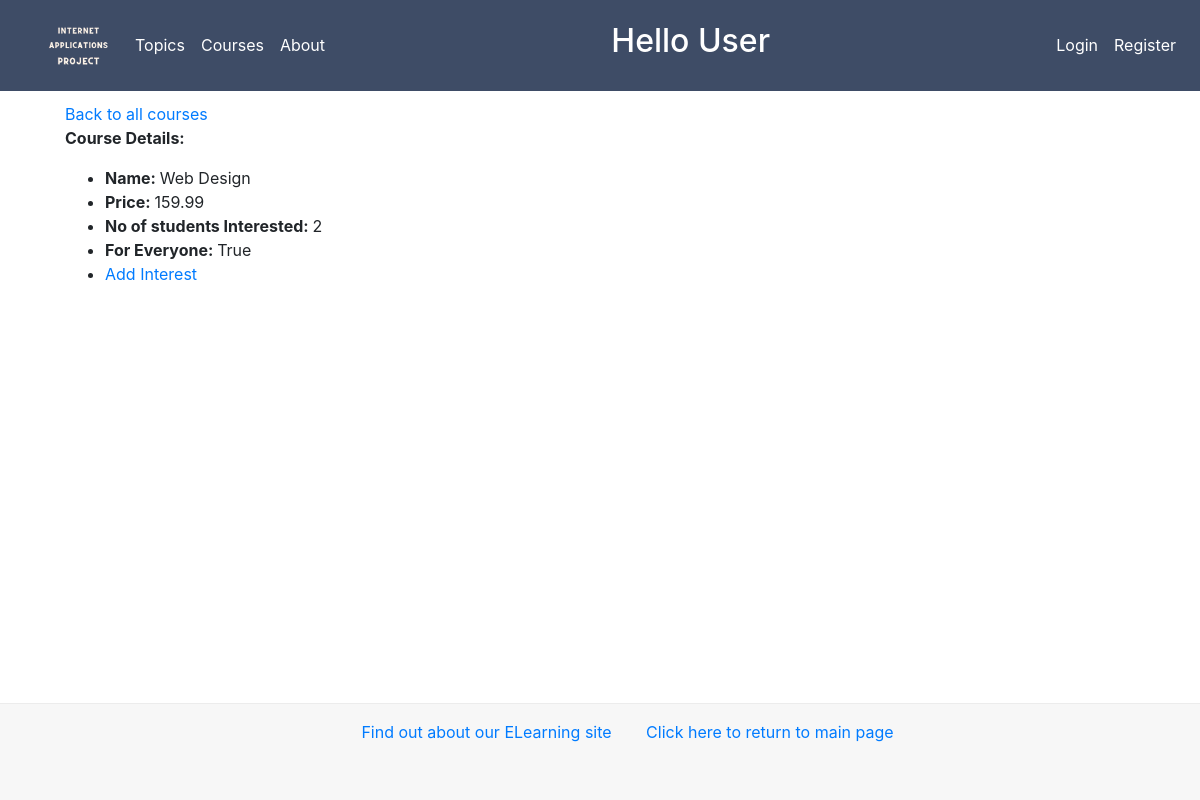
Page /myapp/courses/2/ on the earlier database version.
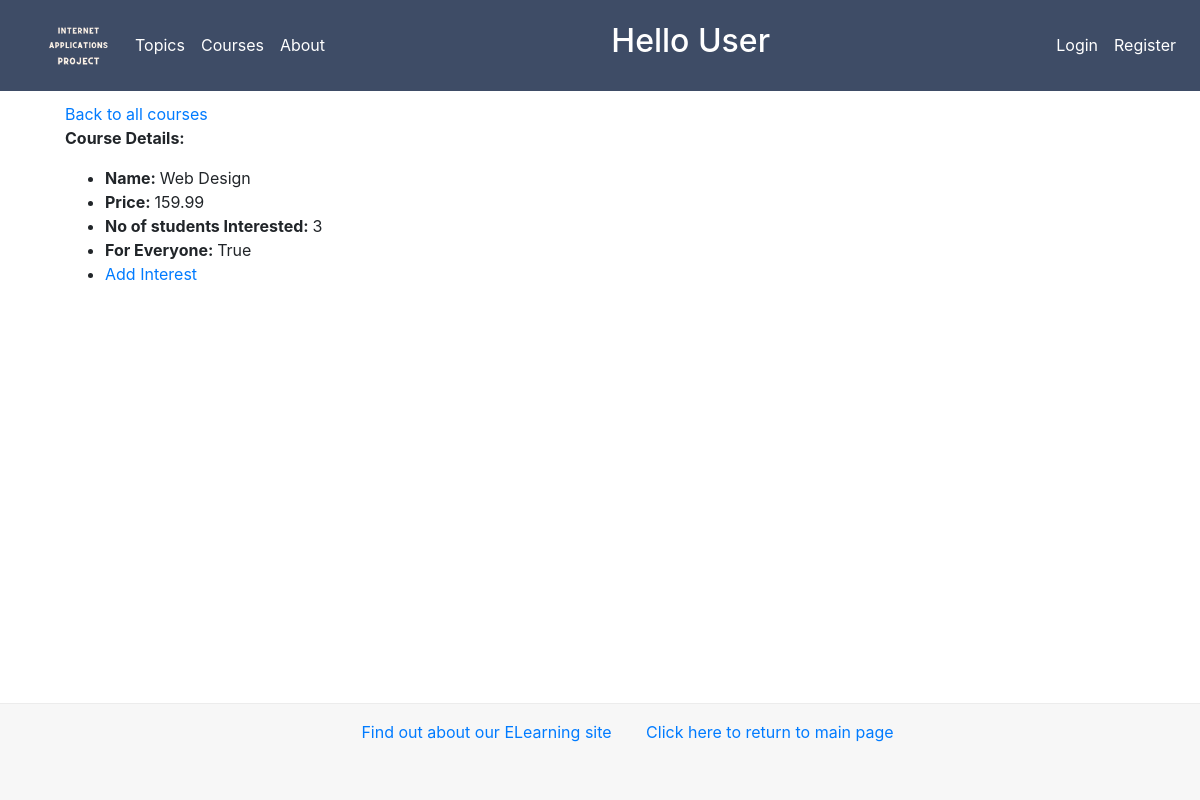
Same page on the later database version.
### newdjangoProject/models.py (models this page shows, shortened)
class Course(models.Model):
    topic = models.ForeignKey(
        Topic, related_name='courses', on_delete=models.CASCADE)
    name = models.CharField(max_length=200)
    price = models.DecimalField(
        max_digits=10, decimal_places=2, validators=[validate_price])
    for_everyone = models.BooleanField(default=True)
    description = models.TextField(max_length=300, null=True, blank=True)
    interested = models.PositiveIntegerField(default=0)
    stages = models.PositiveIntegerField(default=3)

### newdjangoProject/views.py (the view)
# urls.py: path(r'courses/<int:course_no>/', views.coursedetail, name='coursedetail'),
def coursedetail(request, course_no):
    course = get_object_or_404(Course, id=course_no)
    context = {'course': course}
    return render(request, 'newdjangoProject/coursedetail.html', context)

### newdjangoProject/templates/newdjangoProject/coursedetail.html
{% extends 'newdjangoProject/base.html' %}
{% block body_block %}
    <a href="{% url 'courses' %}">Back to all courses</a>
    <p><b>Course Details:</b></p>
    <ul>
        <li>
            <b>Name: </b>{{ course.name}}
        </li>
        <li>
            <b>Price: </b>{{ course.price }}
        </li>
        <li>
            <b>No of students Interested: </b>{{ course.interested }}
        </li>
        <li>
            <b>For Everyone: </b>{{ course.for_everyone }}
        </li>
        <li>
            <a href="{% url 'add_interest' course.id %}">Add Interest</a>
        </li>
    </ul>
{% endblock %}

Differences in the rows shown:
changed Course "Web Design": interested "2" → "3"
